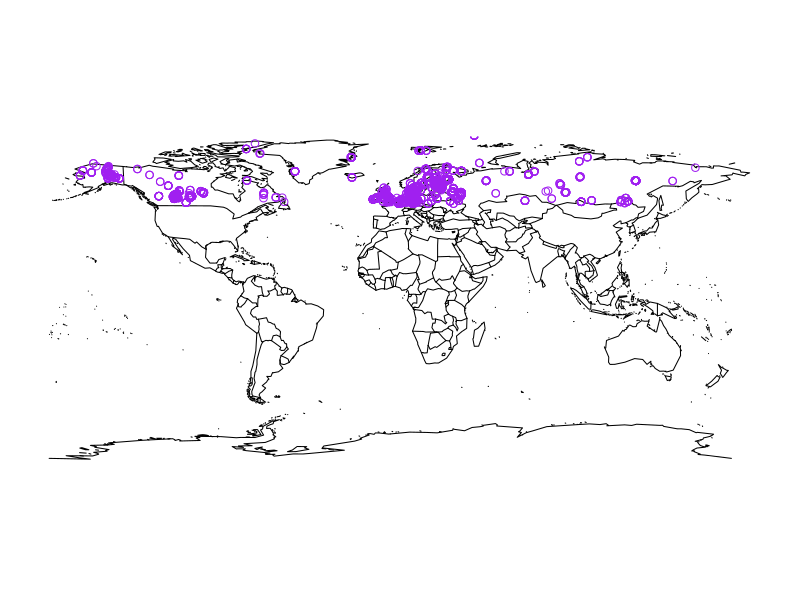

Source code (R):
#Read in soil respiration data
srdb <- read.csv("srdb-data.csv")

#Filters for only high latitude data and chooses columns to focus on
library(dplyr)
srdb_hlf <- srdb %>%
  #ask about filter this gives pretty much only European data
  filter(Latitude >= 50 & Quality_flag != "Q13" & Quality_flag != "Q12" & Quality_flag != "Q11" & Manipulation != "None" & !is.na(Rs_annual)) %>%
  select(Country, Latitude, Longitude, Rs_annual)
srdb_hl <- srdb %>% 
  filter(Latitude >= 50) %>%
  select(Country, Latitude, Longitude, Rs_annual, MAT, Rs_growingseason)

# Sanity check - quickly plot the data colored by country
library(ggplot2)
p <- ggplot(srdb_hl, aes(Longitude, Latitude, color = Country)) + geom_point()

# Improved plots on map
#1
library(maps)
map(database = "world")
points(x=srdb_hl$Longitude, y=srdb_hl$Latitude, col="Purple")

#2
m2 <- ggplot() + geom_polygon(map_data("world"), mapping = aes(x=long, y=lat, group=group)) + 
  geom_point(data = srdb_hl, mapping = aes(Longitude, Latitude, color = Country))

#3 circumpolar
library(mapproj)
m3 <- ggplot() + geom_polygon(map_data("world"), mapping = aes(x=long, y=lat, group=group)) + 
  coord_map("ortho") + 
  scale_y_continuous(breaks = seq(30, 90, by = 10), labels = NULL) +
  geom_point(srdb_hl, mapping = aes(Longitude, Latitude, color = Country, size = Rs_annual))

#MAP column
MATvRSA <- ggplot(srdb_hl, aes(MAT, Rs_annual)) + geom_point() + geom_smooth()
MATvRSG <- ggplot(srdb_hl, aes(MAT, Rs_growingseason)) + geom_point() + geom_smooth()
